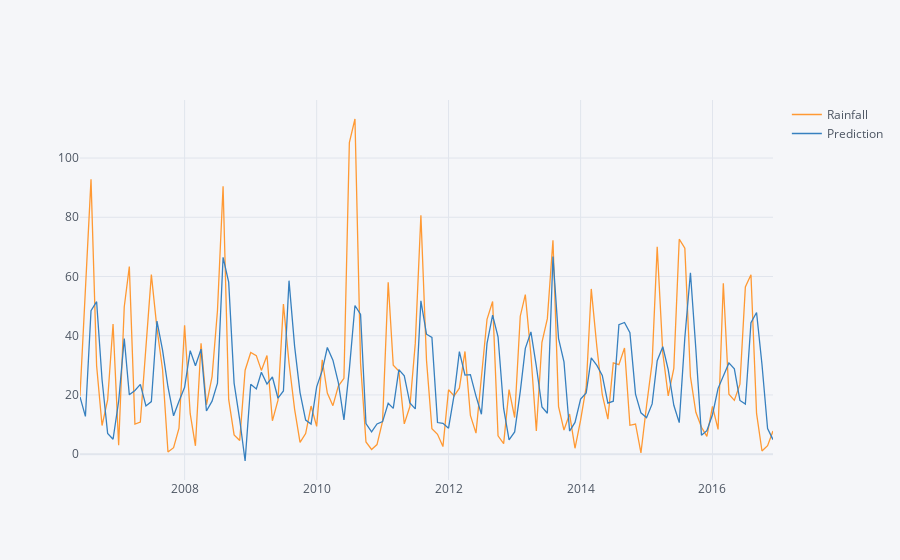

Notebook code cell kept with this figure:
### Code cell
data = df.drop(columns = ['Month','Year'])
testindex=data[-(testY.size):]
future_forecast = pd.DataFrame(test_Predict[:,0],index =testindex.index,columns=['Prediction'])
pd.concat([testindex,future_forecast],axis=1).iplot()
